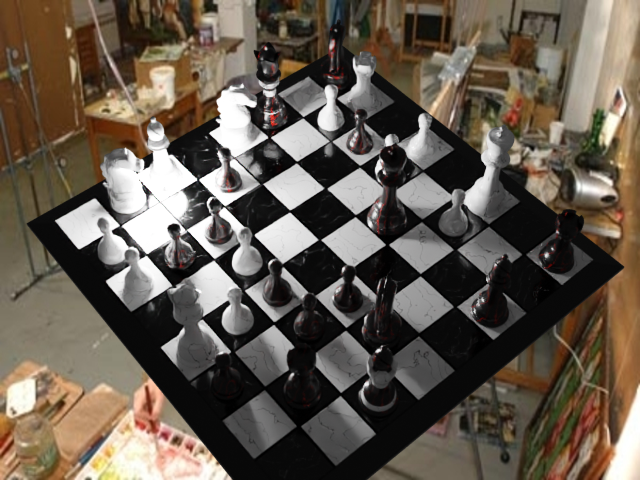
#> input picture All_photos/000020.png, 640 x 480 px; its folder holds 4 pictures in this run
$ python Manual_corners.py
#> lines starting #> are read from the running program, lines starting #| are printed output that depends on the picture
import cv2
import csv
import os

def manual_corner_mark(filename):
    # ==== SETTINGS ====
#> called with filename = '../All_photos/000020.png'
    OUTPUT_FILE = "points.csv"
    needed_dim = 1000
    # ==================

    # Read original image
    orig_img = cv2.imread(filename)
#> orig_img is the input picture: shape (480, 640, 3); mean B, G, R 78.1, 89.7, 100.1
    if orig_img is None:
        raise FileNotFoundError(f"Could not load image: {IMAGE_PATH}")

    orig_h, orig_w = orig_img.shape[:2]
#> orig_h = 480; orig_w = 640

    scale_x = orig_w / needed_dim
#> scale_x = 0.64
    scale_y = orig_h / needed_dim
#> scale_y = 0.48

    # Resize for display (downscaled, not cropped)
    resized_img = cv2.resize(orig_img, (needed_dim, needed_dim))
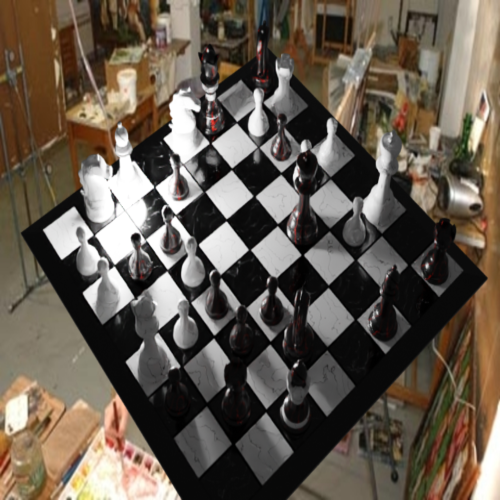
#> resized_img: shape (1000, 1000, 3) (shown at 1/2 size); mean B, G, R 78, 89.6, 99.9

    clicked_points = []

    def mouse_callback(event, x, y, flags, param):
        if event == cv2.EVENT_LBUTTONDOWN:
            if len(clicked_points) < 4:
                # Convert clicked coords back to original scale
                orig_x = x * scale_x
                orig_y = y * scale_y
                clicked_points.append((round(orig_x), round(orig_y)))
                print(f"Point {len(clicked_points)}: ({orig_x:.2f}, {orig_y:.2f})")

                # Draw a small circle on the clicked point
                cv2.circle(resized_img, (x, y), 5, (0, 0, 255), -1)
                cv2.imshow("Image", resized_img)

    # OpenCV window
    cv2.imshow("Image", resized_img)
    cv2.setMouseCallback("Image", mouse_callback)

    print("Click 4 points on the image (Press 'q' to quit early)")
    while True:
        key = cv2.waitKey(1) & 0xFF
#> (key q is pressed here)
        if len(clicked_points) == 4:
            break
        if key == ord('q'):
            break

    cv2.destroyAllWindows()

    # Save to CSV
    if clicked_points:
        file_exists = os.path.isfile(OUTPUT_FILE)

        with open(OUTPUT_FILE, mode="a", newline="") as f:
            writer = csv.writer(f)

            # Write header only if file doesn't exist yet
            if not file_exists:
                writer.writerow(["image", "x1", "y1", "x2", "y2", "x3", "y3", "x4", "y4"])

            # Flatten points into one row
            row = [os.path.basename(filename)]
            for x, y in clicked_points:
                row.extend([x, y])

            writer.writerow(row)

        print(f"Appended {len(clicked_points)} points for {filename} to {OUTPUT_FILE}")
    else:
        print("No points were selected.")


def main():
    all_photos = "../All_photos"
    files = [f for f in os.listdir(all_photos) if os.path.isfile(os.path.join(all_photos, f))]
    for f in files:
        print(os.path.join(all_photos, f))
        manual_corner_mark(os.path.join(all_photos, f))
#> pass 2 of the loop in main, `for f in files:`:
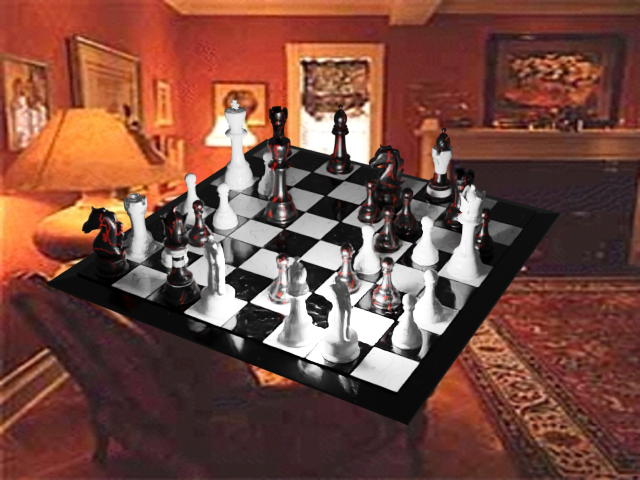
#> input picture All_photos/000048.png, 640 x 480 px
#> in manual_corner_mark, orig_img is the input picture: shape (480, 640, 3); mean B, G, R 63.2, 74.9, 119.5
#> in manual_corner_mark (call 2), `resized_img = cv2.resize(orig_img, (needed_dim, needed_dim))`:
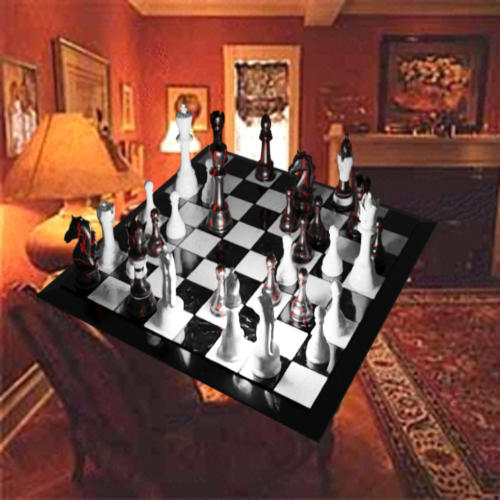
#> resized_img: shape (1000, 1000, 3) (shown at 1/2 size); mean B, G, R 63.1, 74.7, 119.4
#> (key Esc is pressed here)
#> pass 3 of the loop in main, `for f in files:`:
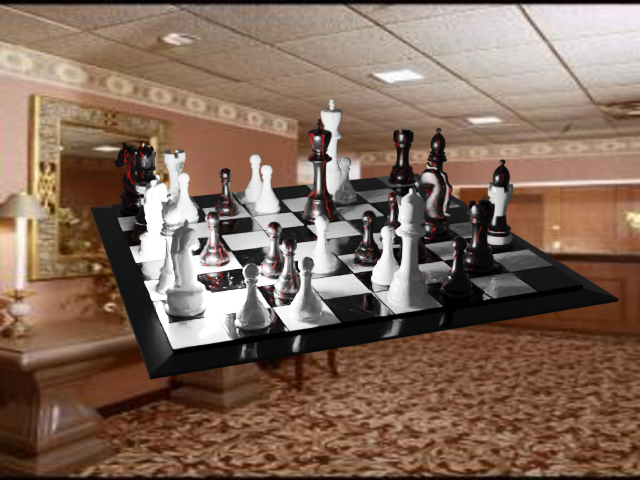
#> input picture All_photos/000064.png, 640 x 480 px
#> in manual_corner_mark, orig_img is the input picture: shape (480, 640, 3); mean B, G, R 89.9, 105.4, 129.6
#> in manual_corner_mark (call 3), `resized_img = cv2.resize(orig_img, (needed_dim, needed_dim))`:
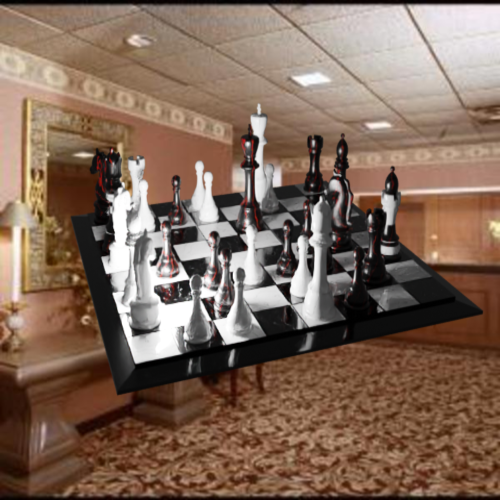
#> resized_img: shape (1000, 1000, 3) (shown at 1/2 size); mean B, G, R 89.8, 105.3, 129.5
#> the loop made 4 passes; the first 3 are shown


if __name__ == "__main__":
    main()
